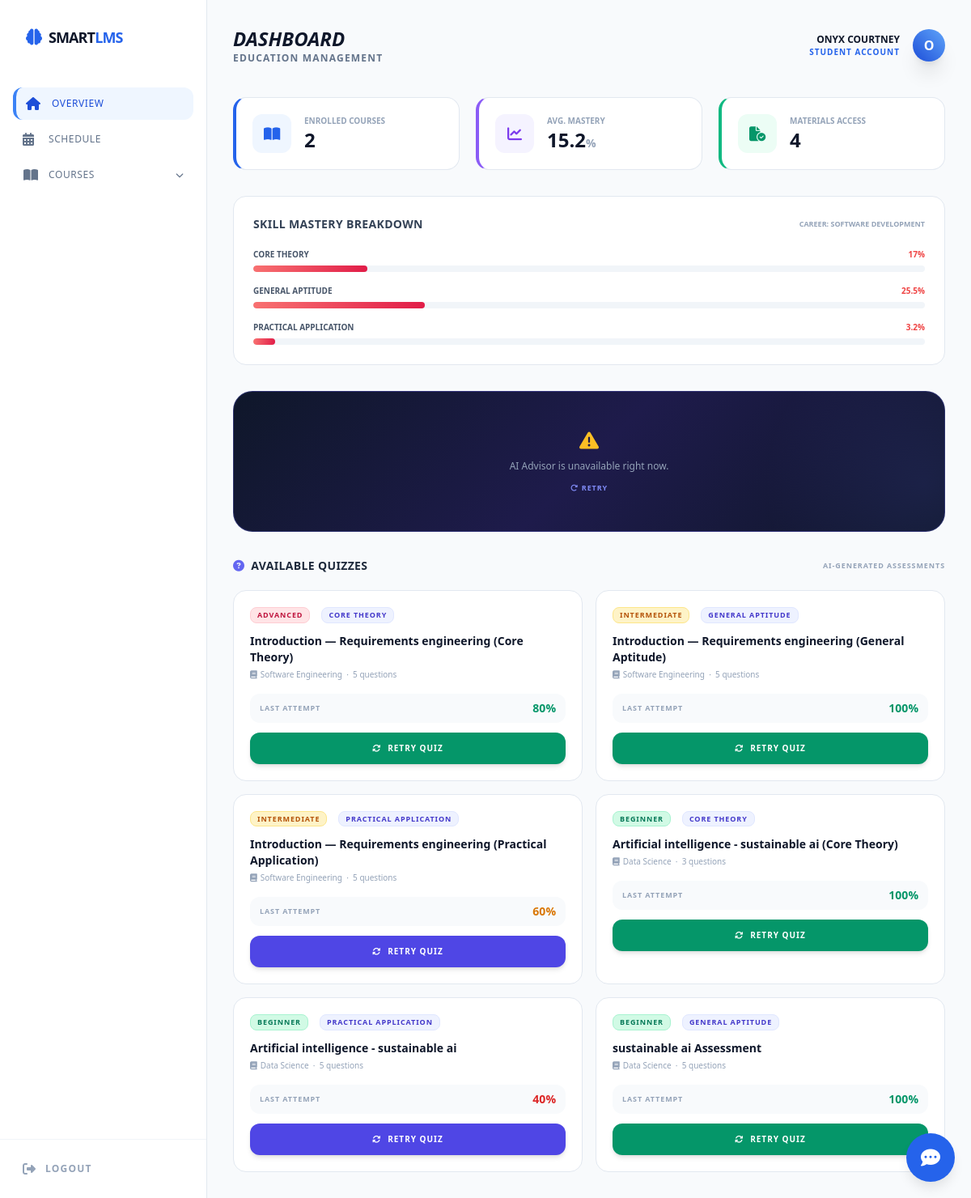
The page /x.php (signed in) on the database its author committed.
### tables this page shows
CREATE TABLE `users` (
  `id` int(11) NOT NULL,
  `full_name` varchar(100) NOT NULL,
  `email` varchar(100) NOT NULL,
  `password` varchar(255) NOT NULL,
  `role` enum('student','lecturer','admin','financial_accountant','boarding_master','hr_manager') NOT NULL DEFAULT 'student',
  `course_id` int(11) DEFAULT NULL,
  `career_path` varchar(100) DEFAULT 'General Software Engineering',
  `created_at` timestamp NOT NULL DEFAULT current_timestamp()
);

CREATE TABLE `student_mastery` (
  `id` int(11) NOT NULL,
  `student_id` int(11) DEFAULT NULL,
  `course_id` int(11) DEFAULT NULL,
  `skill_name` varchar(100) DEFAULT NULL,
  `mastery_level` decimal(5,2) DEFAULT 0.00,
  `last_updated` timestamp NOT NULL DEFAULT current_timestamp() ON UPDATE current_timestamp()
);

CREATE TABLE `quizzes` (
  `id` int(11) NOT NULL,
  `course_id` int(11) DEFAULT NULL,
  `unit_id` int(11) DEFAULT NULL,
  `material_id` int(11) DEFAULT NULL,
  `title` varchar(255) NOT NULL,
  `difficulty` enum('beginner','intermediate','advanced') DEFAULT 'beginner',
  `is_active` tinyint(1) DEFAULT 0,
  `skill_name` varchar(100) DEFAULT NULL,
  `topic` varchar(255) DEFAULT NULL,
  `created_by` int(11) DEFAULT NULL,
  `created_at` timestamp NOT NULL DEFAULT current_timestamp()
);

CREATE TABLE `courses` (
  `id` int(11) NOT NULL,
  `title` varchar(255) NOT NULL,
  `description` text DEFAULT NULL,
  `lecturer_id` int(11) DEFAULT NULL,
  `skill_category` varchar(100) DEFAULT NULL
);

### x.php (the view, shortened to what this page needs)
<?php
$user_id = $_SESSION['user_id'] ?? 0;
$enrolled_query = mysqli_query($conn, "SELECT courses.* FROM courses
    JOIN enrollments ON courses.id = enrollments.course_id
    WHERE enrollments.student_id = '$user_id'");
$enrolledCount = mysqli_num_rows($enrolled_query);
$mastery_query = mysqli_query($conn, "SELECT skill_name, mastery_level FROM student_mastery WHERE student_id = '$user_id'");
$masteryData = [];
while ($m = mysqli_fetch_assoc($mastery_query)) {
    $masteryData[] = $m;
}
$avgMastery = count($masteryData) > 0
    ? round(array_sum(array_column($masteryData, 'mastery_level')) / count($masteryData), 1)
    : 0;
$enrolled_ids_res = mysqli_query($conn, "SELECT course_id FROM enrollments WHERE student_id = '$user_id'");
$enrolled_ids = [];
while ($r = mysqli_fetch_assoc($enrolled_ids_res)) $enrolled_ids[] = intval($r['course_id']);
$totalMaterials = 0;
if (!empty($enrolled_ids)) {
    $ids_str = implode(',', $enrolled_ids);
    $matRes = mysqli_fetch_assoc(mysqli_query($conn, "SELECT COUNT(*) as total FROM materials WHERE course_id IN ($ids_str)"));
    $totalMaterials = $matRes['total'];
}
$studentInfo = mysqli_fetch_assoc(mysqli_query($conn, "SELECT career_path FROM users WHERE id = '$user_id'"));
$careerPath  = $studentInfo['career_path'] ?? 'General';
?>
<!DOCTYPE html>
<html lang="en">
<head>
    <script src="https://cdn.tailwindcss.com"></script>
    <link rel="stylesheet" href="https://cdnjs.cloudflare.com/ajax/libs/font-awesome/6.4.0/css/all.min.css">
</head>
<body class="bg-slate-50 text-slate-800 font-sans min-h-screen flex">
    <aside class="w-64 border-r border-slate-200 hidden md:flex flex-col bg-white sticky top-0 h-screen">
        <div class="p-8 flex items-center space-x-2">
            <i class="fa-solid fa-brain text-blue-600 text-xl"></i>
            <span class="text-slate-900 font-black tracking-tighter text-lg uppercase">Smart<span class="text-blue-600">LMS</span></span>
        </div>
        <nav class="flex-1 px-4 space-y-1 mt-4">
            <a href="javascript:void(0)" onclick="switchView('overview')" id="nav-overview" class="sidebar-active sidebar-item flex items-center space-x-3 p-3 rounded-xl transition-all">
                <i class="fa-solid fa-house w-5"></i> <span class="text-xs uppercase tracking-wider">Overview</span>
            </a>
            <a href="javascript:void(0)" onclick="switchView('schedule')" id="nav-schedule" class="sidebar-item flex items-center space-x-3 p-3 rounded-xl transition-all text-slate-500">
                <i class="fa-solid fa-calendar-days w-5"></i>
                <span class="text-xs uppercase tracking-wider">Schedule</span>
            </a>
            <div id="course-dropdown">
                <button onclick="toggleDropdown()" class="w-full sidebar-item flex items-center justify-between p-3 rounded-xl text-slate-500 transition-all">
                    <div class="flex items-center space-x-3">
                        <i class="fa-solid fa-book-open w-5"></i>
                        <span class="text-xs uppercase tracking-wider">Courses</span>
                    </div>
                    <i class="fa-solid fa-chevron-down text-[10px]" id="drop-icon"></i>
                </button>
            </div>
        </nav>
        <div class="p-4 border-t border-slate-100">
            <a href="javascript:void(0);" onclick="confirmLogout()" class="flex items-center space-x-3 p-3 rounded-xl text-slate-400 hover:text-red-600 hover:bg-red-50 transition-all">
                <i class="fa-solid fa-right-from-bracket"></i> <span class="text-xs font-bold uppercase tracking-widest">Logout</span>
            </a>
        </div>
    </aside>
    <main class="flex-1 p-8 overflow-y-auto">
        <header class="flex justify-between items-center mb-10">
            <div>
                <h1 id="page-title" class="text-2xl font-black text-slate-900 uppercase italic">Dashboard</h1>
                <p class="text-slate-500 text-xs font-bold uppercase tracking-widest">Education Management</p>
            </div>
            <div class="flex items-center space-x-4">
                <div class="text-right">
                    <p class="text-xs font-black text-slate-900 uppercase"><?php echo htmlspecialchars($_SESSION['user_name']); ?></p>
                    <p class="text-[10px] text-blue-600 font-bold uppercase tracking-widest">Student Account</p>
                </div>
                <div class="w-10 h-10 rounded-full bg-gradient-to-tr from-blue-700 to-blue-400 flex items-center justify-center font-bold text-white shadow-xl">
                    <?php echo substr($_SESSION['user_name'], 0, 1); ?>
                </div>
            </div>
        </header>
        <div id="view-overview" class="view-section active">
            <div class="grid grid-cols-1 sm:grid-cols-3 gap-5 mb-8">
                <div class="dashboard-card p-5 rounded-2xl border-l-4 border-l-blue-600 flex items-center space-x-4">
                    <div class="w-12 h-12 bg-blue-50 rounded-xl flex items-center justify-center">
                        <i class="fa-solid fa-book-open text-blue-600 text-lg"></i>
                    </div>
                    <div>
                        <p class="text-[10px] font-black text-slate-400 uppercase">Enrolled Courses</p>
                        <h3 class="text-2xl font-black text-slate-900"><?php echo $enrolledCount; ?></h3>
                    </div>
                </div>
                <div class="dashboard-card p-5 rounded-2xl border-l-4 border-l-violet-500 flex items-center space-x-4">
                    <div class="w-12 h-12 bg-violet-50 rounded-xl flex items-center justify-center">
                        <i class="fa-solid fa-chart-line text-violet-600 text-lg"></i>
                    </div>
                    <div>
                        <p class="text-[10px] font-black text-slate-400 uppercase">Avg. Mastery</p>
                        <h3 class="text-2xl font-black text-slate-900"><?php echo $avgMastery; ?><span class="text-sm text-slate-400">%</span></h3>
                    </div>
                </div>
                <div class="dashboard-card p-5 rounded-2xl border-l-4 border-l-emerald-500 flex items-center space-x-4">
                    <div class="w-12 h-12 bg-emerald-50 rounded-xl flex items-center justify-center">
                        <i class="fa-solid fa-file-circle-check text-emerald-600 text-lg"></i>
                    </div>
                    <div>
                        <p class="text-[10px] font-black text-slate-400 uppercase">Materials Access</p>
                        <h3 class="text-2xl font-black text-slate-900"><?php echo $totalMaterials; ?></h3>
                    </div>
                </div>
            </div>
            <?php if (!empty($masteryData)): ?>
            <div class="dashboard-card p-6 rounded-2xl mb-8">
                <div class="flex items-center justify-between mb-5">
                    <h4 class="font-black text-sm uppercase text-slate-700 tracking-wide">Skill Mastery Breakdown</h4>
                    <span class="text-[9px] font-black uppercase text-slate-400">Career: <?php echo htmlspecialchars($careerPath); ?></span>
                </div>
                <div class="space-y-4">
                    <?php foreach ($masteryData as $skill):
                        $level = floatval($skill['mastery_level']);
                        $colorClass = $level >= 70 ? 'from-emerald-400 to-emerald-600' : ($level >= 40 ? 'from-blue-400 to-indigo-600' : 'from-red-400 to-rose-600');
                    ?>
                    <div>
                        <div class="flex justify-between mb-1.5">
                            <span class="text-[10px] font-bold uppercase text-slate-600"><?php echo htmlspecialchars($skill['skill_name']); ?></span>
                            <span class="text-[10px] font-black <?php echo $level >= 70 ? 'text-emerald-600' : ($level >= 40 ? 'text-blue-600' : 'text-red-500'); ?>"><?php echo $level; ?>%</span>
                        </div>
                        <div class="h-2 bg-slate-100 rounded-full overflow-hidden">
                            <div class="h-full bg-gradient-to-r <?php echo $colorClass; ?> rounded-full transition-all duration-1000" style="width: <?php echo min(100, $level); ?>%"></div>
                        </div>
                    </div>
                    <?php endforeach; ?>
                </div>
            </div>
            <?php endif; ?>
            <div id="ai-panel" class="ai-panel rounded-3xl p-7 ai-loading">
                <div id="ai-error-state" class="hidden text-center py-4">
                    <i class="fa-solid fa-triangle-exclamation text-amber-400 text-2xl mb-2"></i>
                    <p class="text-slate-400 text-xs">AI Advisor is unavailable right now.</p>
                    <button onclick="loadAIAnalysis()" class="mt-3 text-[9px] font-black uppercase text-indigo-400 hover:text-indigo-300 tracking-widest">
                        <i class="fa-solid fa-rotate-right mr-1"></i>Retry
                    </button>
                </div>
            </div>
            <?php
            $quiz_query = null;
            if (!empty($enrolled_ids)) {
                $ids_for_quiz = implode(',', $enrolled_ids);
                $quiz_query = mysqli_query($conn,
                    "SELECT q.id, q.title, q.difficulty, q.skill_name, c.title as course_title,
                            COUNT(DISTINCT qu.id) as question_count,
                            (SELECT COUNT(*) FROM results r2
                             WHERE r2.quiz_id = q.id AND r2.student_id = $user_id) as my_attempts,
                            (SELECT r3.score FROM results r3
                             WHERE r3.quiz_id = q.id AND r3.student_id = $user_id
                             ORDER BY r3.id DESC LIMIT 1) as last_score,
                            (SELECT r4.action_taken FROM results r4
                             WHERE r4.quiz_id = q.id AND r4.student_id = $user_id
                             ORDER BY r4.id DESC LIMIT 1) as last_action
                     FROM quizzes q
                     JOIN courses c ON c.id = q.course_id
                     LEFT JOIN questions qu ON qu.quiz_id = q.id
                     WHERE q.course_id IN ($ids_for_quiz) AND q.is_active = 1
                     GROUP BY q.id
                     ORDER BY q.created_at DESC"
                );
            }
            $has_quizzes = $quiz_query && mysqli_num_rows($quiz_query) > 0;
            ?>
            <div class="mt-8">
                <div class="flex items-center justify-between mb-5">
                    <h4 class="font-black text-slate-800 text-sm uppercase tracking-wide">
                        <i class="fa-solid fa-circle-question text-indigo-500 mr-2"></i>Available Quizzes
                    </h4>
                    <span class="text-[9px] font-black uppercase text-slate-400 tracking-widest">AI-Generated Assessments</span>
                </div>
                <?php if ($has_quizzes): ?>
                <div class="grid grid-cols-1 md:grid-cols-2 gap-4">
                    <?php
                    $diffBadgeQ = [
                        'beginner'     => 'bg-emerald-100 text-emerald-700 border-emerald-200',
                        'intermediate' => 'bg-amber-100 text-amber-700 border-amber-200',
                        'advanced'     => 'bg-rose-100 text-rose-700 border-rose-200',
                    ];
                    while ($qz = mysqli_fetch_assoc($quiz_query)):
                        $myAttempts = intval($qz['my_attempts']);
                        $lastScore  = $qz['last_score'];
                        $lastAction = $qz['last_action'];
                        $btnLabel   = $myAttempts > 0 ? 'Retry Quiz' : 'Take Quiz';
                        $btnIcon    = $myAttempts > 0 ? 'fa-rotate' : 'fa-play';
                        $btnColor   = $lastAction === 'advance'
                                      ? 'bg-emerald-600 hover:bg-emerald-700'
                                      : 'bg-indigo-600 hover:bg-indigo-700';
                        $dBadge = $diffBadgeQ[$qz['difficulty']] ?? 'bg-slate-100 text-slate-600 border-slate-200';
                    ?>
                    <div class="dashboard-card p-5 rounded-2xl">
                        <div class="flex items-center space-x-2 mb-3 flex-wrap gap-1.5">
                            <span class="<?php echo $dBadge; ?> border text-[9px] font-black uppercase px-2 py-0.5 rounded-lg tracking-widest">
                                <?php echo ucfirst($qz['difficulty']); ?>
                            </span>
                            <?php if ($qz['skill_name']): ?>
                            <span class="bg-indigo-50 text-indigo-700 border border-indigo-100 text-[9px] font-black uppercase px-2 py-0.5 rounded-lg tracking-widest">
                                <?php echo htmlspecialchars($qz['skill_name']); ?>
                            </span>
                            <?php endif; ?>
                        </div>
                        <h5 class="font-extrabold text-slate-900 text-sm mb-1"><?php echo htmlspecialchars($qz['title']); ?></h5>
                        <p class="text-slate-400 text-[10px] mb-4">
                            <i class="fa-solid fa-book mr-1"></i><?php echo htmlspecialchars($qz['course_title']); ?>
                            &nbsp;·&nbsp; <?php echo intval($qz['question_count']); ?> questions
                        </p>
                        <?php if ($myAttempts > 0 && $lastScore !== null): ?>
                        <div class="flex items-center justify-between mb-3 bg-slate-50 rounded-xl px-3 py-2">
                            <span class="text-[9px] font-black uppercase text-slate-400 tracking-widest">Last attempt</span>
                            <span class="font-black text-sm <?php echo intval($lastScore)>=80?'text-emerald-600':(intval($lastScore)>=50?'text-amber-600':'text-red-600'); ?>">
                                <?php echo intval($lastScore); ?>%
                            </span>
                        </div>
                        <?php endif; ?>
                        <a href="student_quiz.php?quiz_id=<?php echo $qz['id']; ?>"
                           class="block text-center py-3 <?php echo $btnColor; ?> text-white font-black text-[10px] uppercase tracking-widest rounded-xl shadow-md transition-all active:scale-95">
                            <i class="fa-solid <?php echo $btnIcon; ?> mr-2"></i><?php echo $btnLabel; ?>
                        </a>
                    </div>
                    <?php endwhile; ?>
                </div>
                <?php endif; ?>
            </div>
        </div>
    </main>
    <div id="chatbot-container">
        <div id="chatbot-button" onclick="toggleChatbot()">
            <i class="fa-solid fa-comment-dots text-2xl"></i>
        </div>
    </div>
</body>
</html>

### rows shown on the page
users: career_path "SOFTWARE DEVELOPMENT"
student_mastery: skill_name "CORE THEORY", mastery_level "17"
student_mastery: skill_name "GENERAL APTITUDE", mastery_level "25.5"
student_mastery: skill_name "PRACTICAL APPLICATION", mastery_level "3.2"
quizzes: difficulty "ADVANCED", skill_name "CORE THEORY", title "Introduction — Requirements engineering (Core Theory)", course.title "Software Engineering", question_count "5", lastScore "80", btnLabel "RETRY QUIZ"
quizzes: difficulty "INTERMEDIATE", skill_name "GENERAL APTITUDE", title "Introduction — Requirements engineering (General Aptitude)", course.title "Software Engineering", question_count "5", lastScore "100", btnLabel "RETRY QUIZ"
quizzes: difficulty "INTERMEDIATE", skill_name "PRACTICAL APPLICATION", title "Introduction — Requirements engineering (Practical Application)", course.title "Software Engineering", question_count "5", lastScore "60", btnLabel "RETRY QUIZ"
quizzes: difficulty "BEGINNER", skill_name "CORE THEORY", title "Artificial intelligence - sustainable ai (Core Theory)", course.title "Data Science", question_count "3", lastScore "100", btnLabel "RETRY QUIZ"
quizzes: difficulty "BEGINNER", skill_name "PRACTICAL APPLICATION", title "Artificial intelligence - sustainable ai", course.title "Data Science", question_count "5", lastScore "40", btnLabel "RETRY QUIZ"
quizzes: difficulty "BEGINNER", skill_name "GENERAL APTITUDE", title "sustainable ai Assessment", course.title "Data Science", question_count "5", lastScore "100", btnLabel "RETRY QUIZ"

### other values the page prints
$_SESSION['user_name'] "ONYX COURTNEY"
substr($_SESSION['user_name'], 0, 1) "O"
$enrolledCount "2"
$avgMastery "15.2"
$totalMaterials "4"
